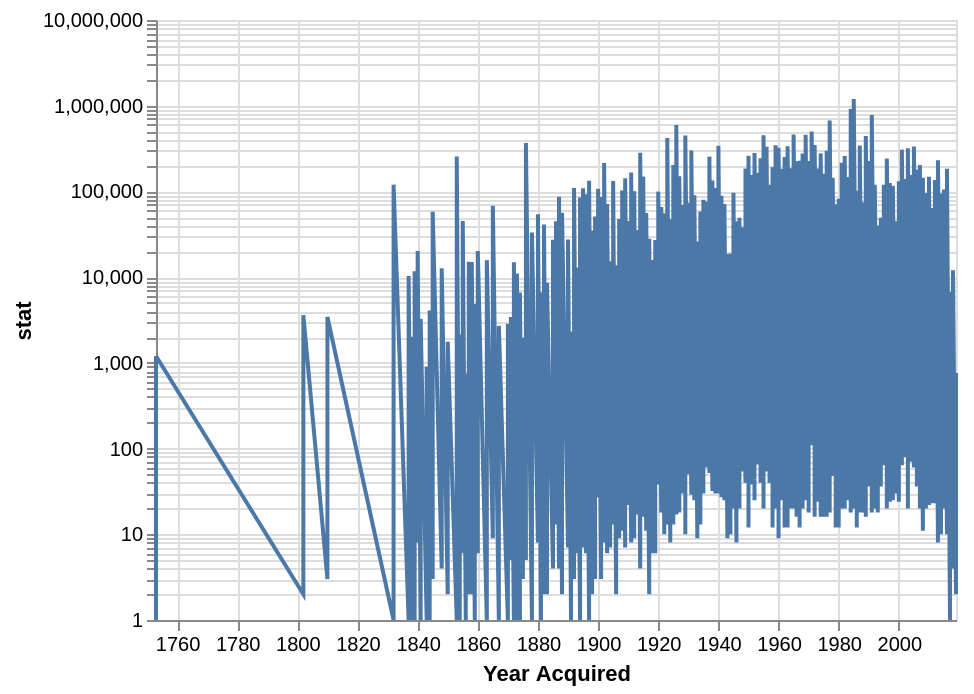

Express this chart as Vega-Lite.
### Vega-Lite specification from a JSON file in a GitHub repository (floating-point values rounded to 4 significant figures; data arrays with more than 128 entries replaced by an {"elided": "..."} marker saying what was removed)
{"config": {"view": {"continuousWidth": 400, "continuousHeight": 300}}, "data": {"values": {"elided": "1368 records"}}, "mark": "line", "encoding": {"color": {}, "opacity": {"value": 1}, "x": {"field": "Year Acquired", "type": "temporal"}, "y": {"field": "stat", "scale": {"type": "log"}, "type": "quantitative"}}, "$schema": "https://vega.github.io/schema/vega-lite/v5.json"}
